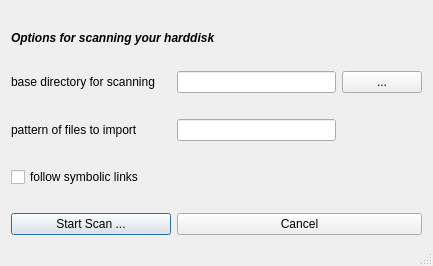
<?xml version="1.0" encoding="UTF-8"?>
<ui version="4.0">
 <class>UpdateDatabaseDialogBase</class>
 <widget class="QDialog" name="UpdateDatabaseDialogBase">
  <property name="geometry">
   <rect>
    <x>0</x>
    <y>0</y>
    <width>433</width>
    <height>266</height>
   </rect>
  </property>
  <property name="windowTitle">
   <string>Update Database - Scan Harddisk</string>
  </property>
  <property name="sizeGripEnabled">
   <bool>true</bool>
  </property>
  <layout class="QGridLayout">
   <property name="margin">
    <number>11</number>
   </property>
   <property name="spacing">
    <number>6</number>
   </property>
   <item row="4" column="0">
    <widget class="QPushButton" name="PushButtonOk">
     <property name="sizePolicy">
      <sizepolicy hsizetype="Expanding" vsizetype="Fixed">
       <horstretch>0</horstretch>
       <verstretch>0</verstretch>
      </sizepolicy>
     </property>
     <property name="text">
      <string>Start Scan ...</string>
     </property>
    </widget>
   </item>
   <item row="1" column="2">
    <widget class="QPushButton" name="ButtonChooseScanDir">
     <property name="toolTip">
      <string>choose directory</string>
     </property>
     <property name="text">
      <string>...</string>
     </property>
    </widget>
   </item>
   <item row="2" column="1">
    <widget class="QLineEdit" name="LineEditFilePattern">
     <property name="toolTip">
      <string>filename pattern (eg. &quot;*.mp3 *.ogg&quot;)</string>
     </property>
    </widget>
   </item>
   <item row="1" column="1">
    <widget class="QLineEdit" name="LineEditScanDir">
     <property name="toolTip">
      <string>yammi will search in this directory (and recursive in all subdirectories) for new song files</string>
     </property>
    </widget>
   </item>
   <item row="1" column="0">
    <widget class="QLabel" name="LabelScanDir">
     <property name="toolTip">
      <string>yammi will search in this directory (and recursive in all subdirectories) for new song files</string>
     </property>
     <property name="text">
      <string>base directory for scanning</string>
     </property>
     <property name="wordWrap">
      <bool>false</bool>
     </property>
    </widget>
   </item>
   <item row="0" column="0" colspan="3">
    <widget class="QLabel" name="TextLabel1">
     <property name="sizePolicy">
      <sizepolicy hsizetype="Preferred" vsizetype="Maximum">
       <horstretch>0</horstretch>
       <verstretch>0</verstretch>
      </sizepolicy>
     </property>
     <property name="font">
      <font>
       <weight>75</weight>
       <italic>true</italic>
       <bold>true</bold>
      </font>
     </property>
     <property name="text">
      <string>Options for scanning your harddisk</string>
     </property>
     <property name="wordWrap">
      <bool>false</bool>
     </property>
    </widget>
   </item>
   <item row="2" column="0">
    <widget class="QLabel" name="LabelFilePattern">
     <property name="toolTip">
      <string>filename pattern (eg. &quot;*.mp3 *.ogg&quot;)</string>
     </property>
     <property name="text">
      <string>pattern of files to import</string>
     </property>
     <property name="wordWrap">
      <bool>false</bool>
     </property>
    </widget>
   </item>
   <item row="4" column="1" colspan="2">
    <widget class="QPushButton" name="PushButtonCancel">
     <property name="sizePolicy">
      <sizepolicy hsizetype="Expanding" vsizetype="Fixed">
       <horstretch>0</horstretch>
       <verstretch>0</verstretch>
      </sizepolicy>
     </property>
     <property name="text">
      <string>Cancel</string>
     </property>
    </widget>
   </item>
   <item row="3" column="0" colspan="2">
    <widget class="QCheckBox" name="CheckBoxFollowSymlinks">
     <property name="enabled">
      <bool>true</bool>
     </property>
     <property name="toolTip">
      <string>Choose whether yammi should follow symbolic links when traversing the directory structure</string>
     </property>
     <property name="text">
      <string>follow symbolic links</string>
     </property>
    </widget>
   </item>
  </layout>
 </widget>
 <layoutdefault spacing="6" margin="11"/>
 <pixmapfunction>qPixmapFromMimeSource</pixmapfunction>
 <tabstops>
  <tabstop>LineEditScanDir</tabstop>
  <tabstop>ButtonChooseScanDir</tabstop>
  <tabstop>LineEditFilePattern</tabstop>
  <tabstop>CheckBoxFollowSymlinks</tabstop>
  <tabstop>PushButtonOk</tabstop>
  <tabstop>PushButtonCancel</tabstop>
 </tabstops>
 <resources/>
 <connections>
  <connection>
   <sender>PushButtonOk</sender>
   <signal>clicked()</signal>
   <receiver>UpdateDatabaseDialogBase</receiver>
   <slot>accept()</slot>
   <hints>
    <hint type="sourcelabel">
     <x>20</x>
     <y>20</y>
    </hint>
    <hint type="destinationlabel">
     <x>20</x>
     <y>20</y>
    </hint>
   </hints>
  </connection>
  <connection>
   <sender>PushButtonCancel</sender>
   <signal>clicked()</signal>
   <receiver>UpdateDatabaseDialogBase</receiver>
   <slot>reject()</slot>
   <hints>
    <hint type="sourcelabel">
     <x>20</x>
     <y>20</y>
    </hint>
    <hint type="destinationlabel">
     <x>20</x>
     <y>20</y>
    </hint>
   </hints>
  </connection>
 </connections>
</ui>
